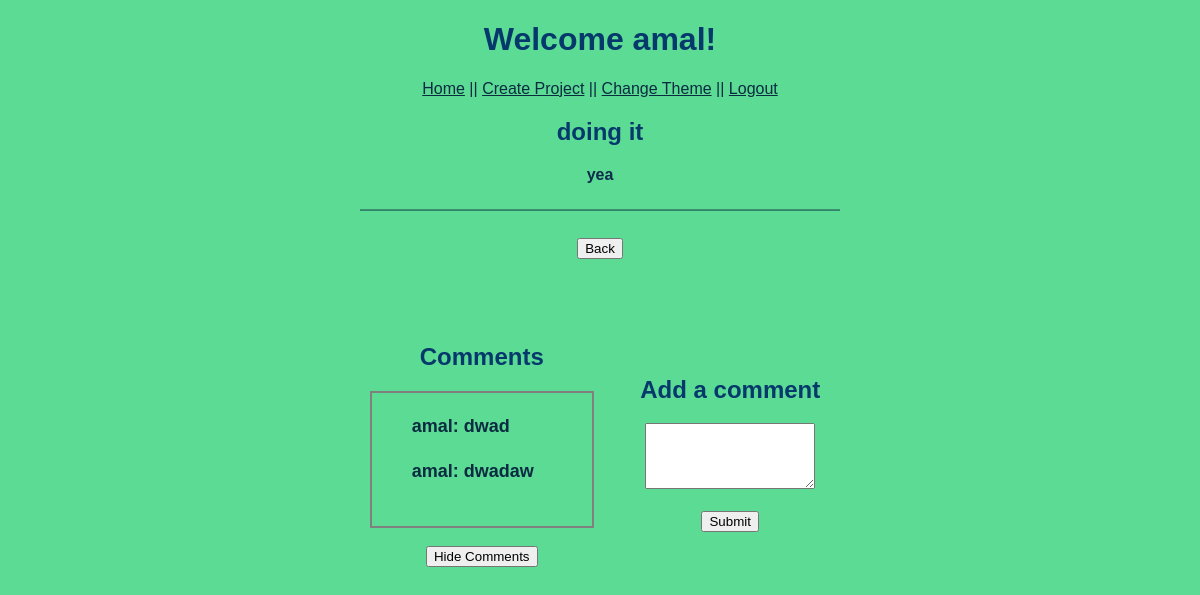
Screenshot of /view_project/1/view_task/1 (signed in) with the database file from the repository.
### models.py (models this page shows, shortened)
class Task(db.Model):
    id = db.Column('id', db.Integer, primary_key = True)
    project_id = db.Column(db.Integer, db.ForeignKey('project.id'), nullable=False)
    title = db.Column('title', db.String(200))
    description = db.Column('description', db.String(1000))

class Comment(db.Model):
    id = db.Column('id', db.Integer, primary_key = True)
    task_id = db.Column(db.Integer, db.ForeignKey('task.id'), nullable=False)
    name = db.Column('name', db.String(100))
    comment = db.Column('comment', db.String(300))

### app.py (the view)
@app.route('/view_project/<project_id>/view_task/<t_id>', methods=['GET','POST'])
def view_task(project_id, t_id):
    if session.get('user'):
        my_project = find_project_by_id(project_id)
        my_task = find_task_by_id(project_id, t_id)
        comments = find_comments_by_task(t_id)
        return render_template('view_task.html', project=my_project, user=session['user'], task=my_task, task_comments=comments, theme=session['user_theme'])
    return redirect(url_for('login'))

### models.py (called while the page is built)
def find_project_by_id(p_id):
    return db.session.query(Project).filter_by(id = p_id).one()

def find_task_by_id(p_id, t_id):
    return db.session.query(Task).filter_by(project_id = p_id, id = t_id).one()

def find_comments_by_task(t_id):
    return db.session.query(Comment).filter_by(task_id = t_id).all()

### templates/view_task.html (shortened to what this page needs)
<!DOCTYPE html>
<html lang="en">
<head>
    {% if theme == 1 %}
    <link rel="stylesheet" href="{{ url_for('static', filename='main.css')}}">
    {% elif theme == 3 %}
    <link rel="stylesheet" href="{{ url_for('static', filename='third.css')}}">
    {% else %}
    <link rel="stylesheet" href="{{ url_for('static', filename='second.css')}}">
    {% endif %}
</head>
<body>
    <h1>Welcome {{user}}!</h1>
    <nav>
        <a href="{{ url_for('index') }}">Home</a> <span class="nav-spacing">||</span>
        <a href="{{ url_for('new_project') }}">Create Project</a> <span class="nav-spacing">||</span>
        <a href="{{ url_for('change_style', theme_id=theme) }}" method="get">Change Theme</a> <span
            class="nav-spacing">||</span>
        <a href="{{ url_for('logout') }}">Logout</a>
    </nav>
    <div class="projectView">
        <h2>{{task.title}}</h2>
        <h3>{{task.description}}</h3>
        <a>⎯⎯⎯⎯⎯⎯⎯⎯⎯⎯⎯⎯⎯⎯⎯⎯⎯⎯⎯⎯⎯⎯⎯⎯⎯⎯⎯⎯⎯⎯⎯⎯⎯⎯⎯⎯⎯⎯⎯⎯⎯⎯⎯⎯⎯⎯⎯⎯⎯⎯⎯⎯⎯⎯⎯⎯⎯⎯⎯⎯</a><br><br>
        <form action="{{ url_for('get_project', project_id=project.id)}}" method="get">
            <div>
                <input type="submit" value="Back">
            </div>
        </form>
    </div>
    <div class='parent'>
        <div class='child'>
            <h2>
                <nav>Comments</nav>
            </h2>
            <div class="commentsBox">
                {% for comment in task_comments %}
                <h4>
                    <ul>{{ comment.name }}: {{ comment.comment }}</ul>
                </h4>
                {% endfor %}
            </div>
            <form action="{{ url_for('view_taskhidec', project_id=project.id, t_id=task.id)}}" method="get">
                <br>
                <nav><input type="submit" value="Hide Comments"></nav>
            </form>
        </div>
        <div class='child2'>
            <form action="{{ url_for('task_comment', project_id=project.id, t_id=task.id) }}" method="post">
                <div>
                    <h2 class="title">Add a comment</h2>
                    <textarea name="comment" rows="4" cols="0"></textarea><br><br>
                    <input type="submit" value="Submit">
                </div>
            </form>
        </div>
    </div>
</body>
</html>

### static/main.css (style rules this page uses)
* { font-family: 'Gill Sans', 'Gill Sans MT', Calibri, 'Trebuchet MS', sans-serif; }
h1 { color:#05386B; text-align: center; }
h2 { color: #05386B; }
h3 { color:#0e2c4b; font-size: 16px; }
h4 { color:#0a2b40; font-size: 18px; }
body { background:#5CDB95; }
a, .nav-spacing { color: inherit; color: #0a2b40; }
nav { text-align: center; }
.projectView { text-align: center; }
.commentsBox { border: 2px solid gray; padding-bottom: 20px; width: 200px; padding-right: 20px; margin: 0px auto; }
form div { margin: 2px auto; width: 200px; }
.parent { margin: 1rem; padding: 2rem 2rem; text-align: center; }
.child { display: inline-block; padding: 1rem 1rem; vertical-align: middle; text-align: left; }
.child2 { display: inline-block; padding: 1rem 1rem; vertical-align: middle; }

### rows the page displays
Task: title "doing it", description "yea"
Comment: name "amal", comment "dwad"
Comment: name "amal", comment "dwadaw"

### other values shown
{{ user }} "amal"
